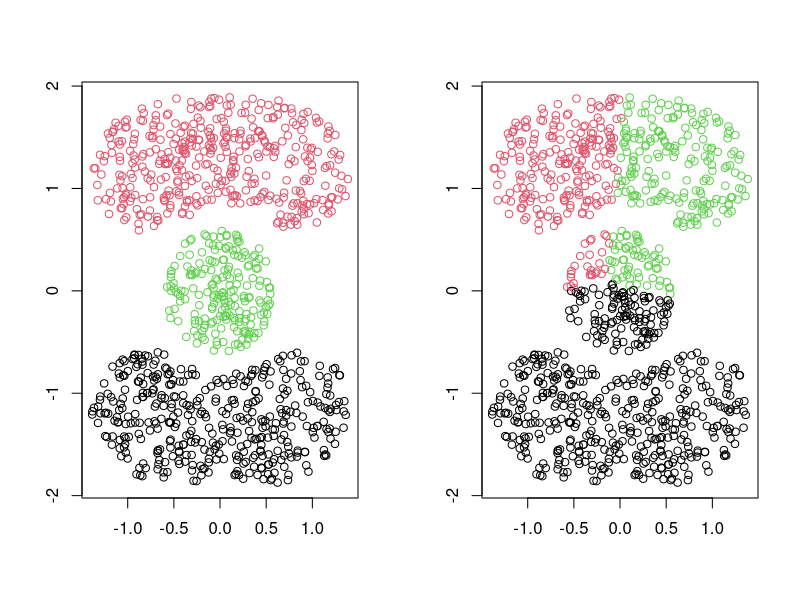
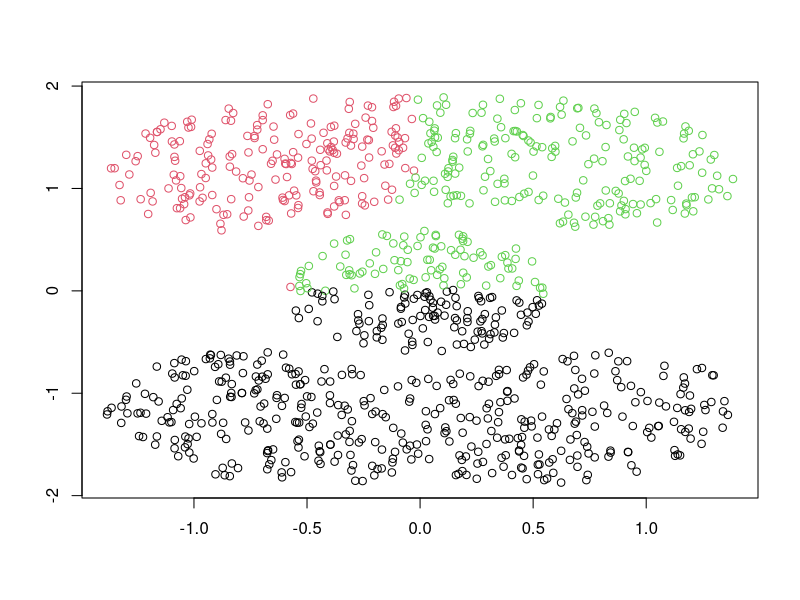
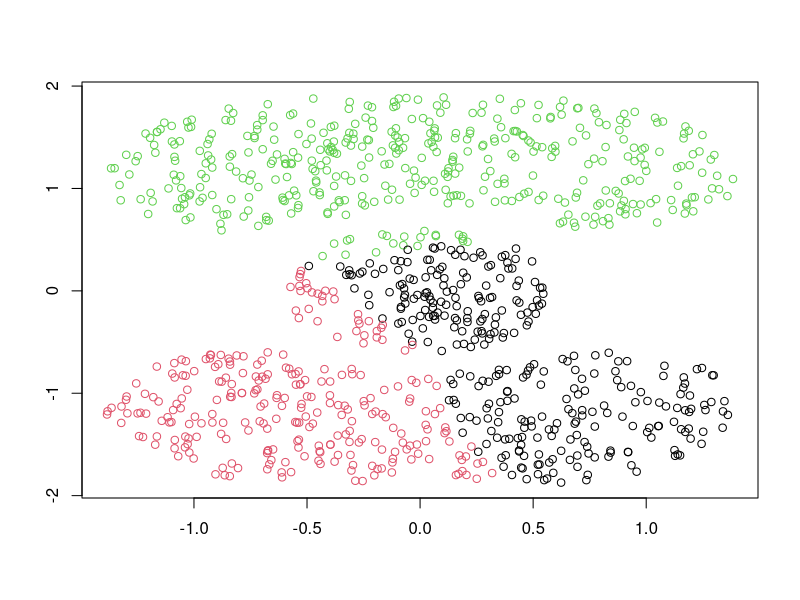
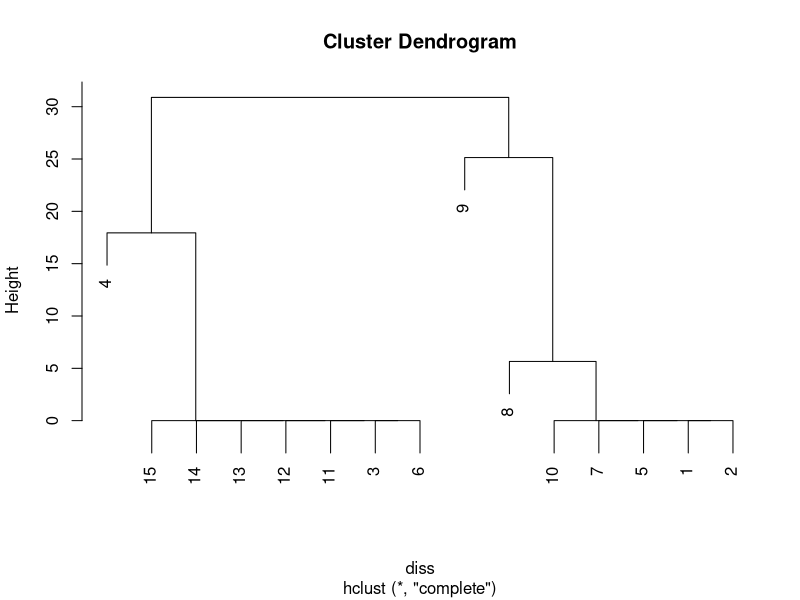
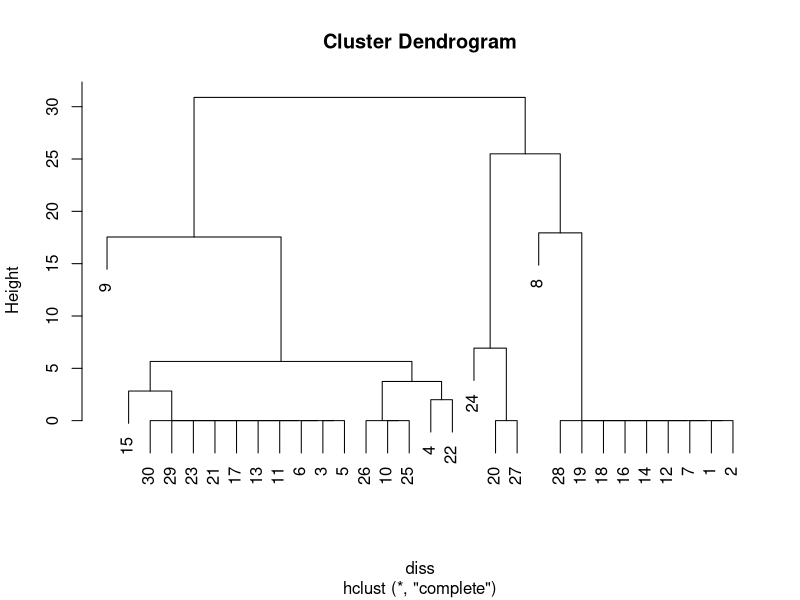
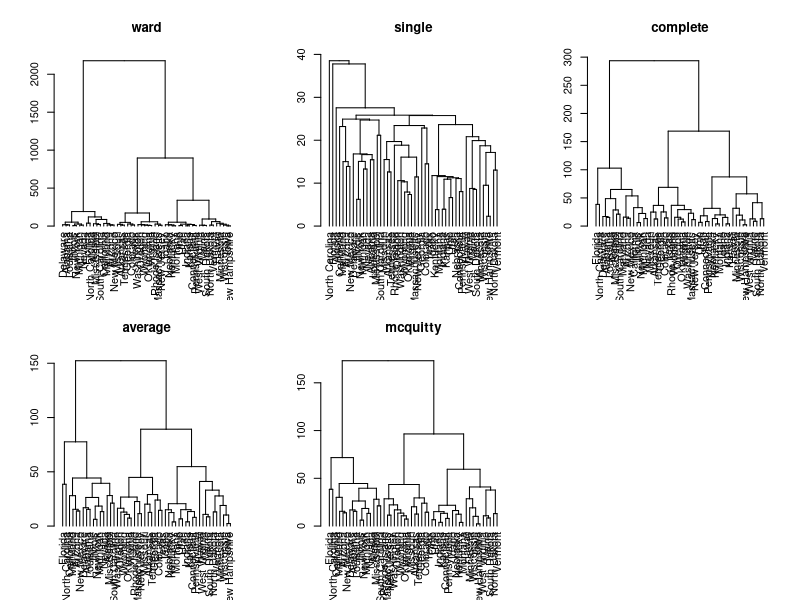
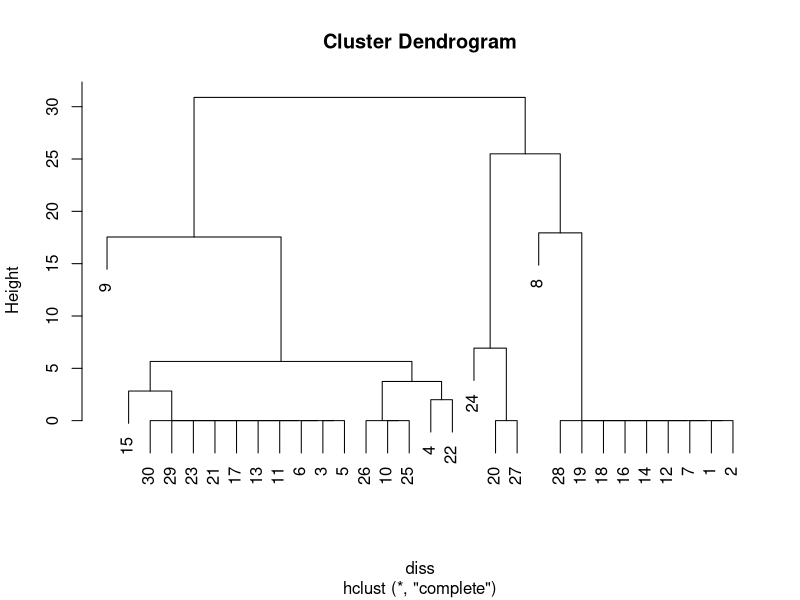
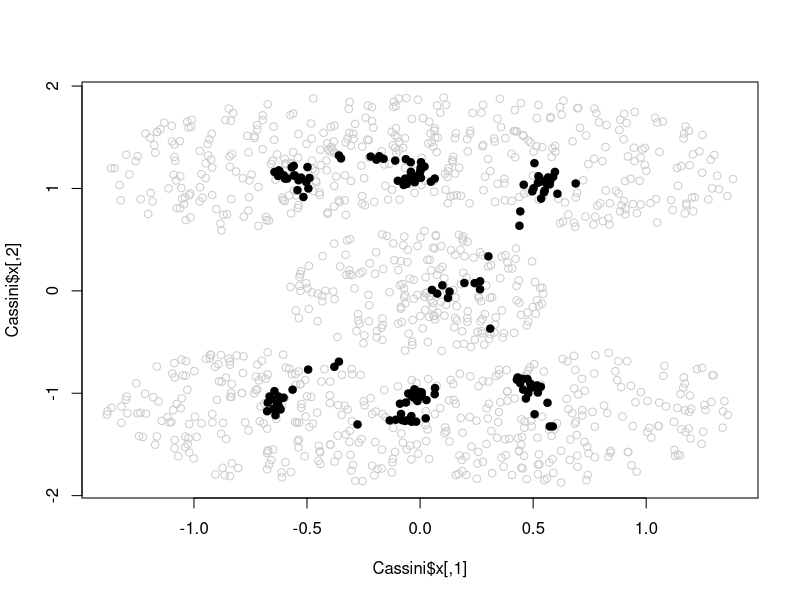

Reproduce these figures in R, in order.
print('Loading clue package')
library(clue)
print('... clue package loaded successfully')

library(quadprog)

test_1 <- function() {
    data("Cassini")
    op <- par(mfcol = c(1, 2))
    ## Plot the data set:
    plot(Cassini$x, col = as.integer(Cassini$classes),
         xlab = "", ylab = "")
    ## Create a "random" k-means partition of the data:
    set.seed(1234)
    party <- kmeans(Cassini$x, 3)
    ## And plot that.
    plot(Cassini$x, col = cl_class_ids(party),
         xlab = "", ylab = "")
    ## (We can see the problem ...)
    par(op)
}

test_2 <- function() {
    ## Load the consensus partitions.
    data("GVME_Consensus")
    ## Pick the partitions into 2 classes.
    GVME_Consensus_2 <- GVME_Consensus[1 : 4]
    ## Fuzziness using the Partition Coefficient.
    cl_fuzziness(GVME_Consensus_2)
    ## (Corresponds to 1 - F in the source.)
    ## Dissimilarities:
    cl_dissimilarity(GVME_Consensus_2)
    cl_dissimilarity(GVME_Consensus_2, method = "comem")
}

test_3 <- function() {
    ## Load the consensus partitions.
    data("Kinship82_Consensus")
    ## Fuzziness using the Partition Coefficient.
    cl_fuzziness(Kinship82_Consensus)
    ## (Corresponds to 1 - F in the source.)
    ## Dissimilarities:
    cl_dissimilarity(Kinship82_Consensus)
    cl_dissimilarity(Kinship82_Consensus, method = "comem")
}

test_4 <- function() {
    ## An ensemble of partitions.
    data("CKME")
    pens <- CKME[1 : 20]		# for saving precious time ...
    summary(c(cl_agreement(pens)))
    summary(c(cl_agreement(pens, method = "Rand")))
    summary(c(cl_agreement(pens, method = "diag")))
    cl_agreement(pens[1:5], pens[6:7], method = "NMI")
    ## Equivalently, using subscripting.
    cl_agreement(pens, method = "NMI")[1:5, 6:7]

    ## An ensemble of hierarchies.
    d <- dist(USArrests)
    hclust_methods <-
        c("ward", "single", "complete", "average", "mcquitty")
    hclust_results <- lapply(hclust_methods, function(m) hclust(d, m))
    names(hclust_results) <- hclust_methods 
    hens <- cl_ensemble(list = hclust_results)
    summary(c(cl_agreement(hens)))
    ## Note that the Euclidean agreements are *very* small.
    ## This is because the ultrametrics differ substantially in height:
    u <- lapply(hens, cl_ultrametric)
    round(sapply(u, max), 3)
    ## Rescaling the ultrametrics to [0, 1] gives:
    u <- lapply(u, function(x) (x - min(x)) / (max(x) - min(x)))
    shens <- cl_ensemble(list = lapply(u, as.cl_dendrogram))
    summary(c(cl_agreement(shens)))
    ## Au contraire ...
    summary(c(cl_agreement(hens, method = "cophenetic")))
    cl_agreement(hens[1:3], hens[4:5], method = "gamma")
}

test_5 <- function() {
    set.seed(1234)
    ## Run BagClust1 on the Cassini data.
    data("Cassini")
    party <- cl_bag(Cassini$x, 50, 3)
    plot(Cassini$x, col = cl_class_ids(party), xlab = "", ylab = "")
    ## Actually, using fuzzy c-means as a base learner works much better:
    if(require("e1071", quietly = TRUE)) {
        party <- cl_bag(Cassini$x, 20, 3, algorithm = "cmeans")
        plot(Cassini$x, col = cl_class_ids(party), xlab = "", ylab = "")
    }
}

test_6 <- function() {
    ## Study e.g. the effect of random kmeans() initializations.
    data("Cassini")
    pens <- cl_boot(Cassini$x, 15, 3)
    diss <- cl_dissimilarity(pens)
    summary(c(diss))
    plot(hclust(diss))
}

test_7 <- function() {
    ## Consensus partition for the Rosenberg-Kim kinship terms partition
    ## data based on co-membership dissimilarities.
    data("Kinship82")
    m1 <- cl_consensus(Kinship82, method = "GV3",
                       control = list(k = 3, verbose = TRUE))
    ## (Note that one should really use several replicates of this.)
    ## Value for criterion function to be minimized:
    sum(cl_dissimilarity(Kinship82, m1, "comem") ^ 2)
    ## Compare to the consensus solution given in Gordon & Vichi (2001).
    data("Kinship82_Consensus")
    m2 <- Kinship82_Consensus[["JMF"]]
    sum(cl_dissimilarity(Kinship82, m2, "comem") ^ 2)
    ## Seems we get a better solution ...
    ## How dissimilar are these solutions?
    cl_dissimilarity(m1, m2, "comem")
    ## How "fuzzy" are they?
    cl_fuzziness(cl_ensemble(m1, m2))
    ## Do the "nearest" hard partitions fully agree?
    cl_dissimilarity(as.cl_hard_partition(m1),
                     as.cl_hard_partition(m2))

    ## Consensus partition for the Gordon and Vichi (2001) macroeconomic
    ## partition data based on Euclidean dissimilarities.
    data("GVME")
    set.seed(1)
    ## First, using k = 2 classes.
    m1 <- cl_consensus(GVME, method = "GV1",
                       control = list(k = 2, verbose = TRUE))
    ## (Note that one should really use several replicates of this.)
    ## Value of criterion function to be minimized:
    sum(cl_dissimilarity(GVME, m1, "GV1") ^ 2)
    ## Compare to the consensus solution given in Gordon & Vichi (2001).
    data("GVME_Consensus")
    m2 <- GVME_Consensus[["MF1/2"]]
    sum(cl_dissimilarity(GVME, m2, "GV1") ^ 2)
    ## Seems we get a slightly  better solution ...
    ## But note that
    cl_dissimilarity(m1, m2, "GV1")
    ## and that the maximal deviation of the memberships is
    max(abs(cl_membership(m1) - cl_membership(m2)))
    ## so the differences seem to be due to rounding.
    ## Do the "nearest" hard partitions fully agree?
    table(cl_class_ids(m1), cl_class_ids(m2))

    ## And now for k = 3 classes.
    m1 <- cl_consensus(GVME, method = "GV1",
                       control = list(k = 3, verbose = TRUE))
    sum(cl_dissimilarity(GVME, m1, "GV1") ^ 2)
    ## Compare to the consensus solution given in Gordon & Vichi (2001).
    m2 <- GVME_Consensus[["MF1/3"]]
    sum(cl_dissimilarity(GVME, m2, "GV1") ^ 2)
    ## This time we look much better ...
    ## How dissimilar are these solutions?
    cl_dissimilarity(m1, m2, "GV1")
    ## Do the "nearest" hard partitions fully agree?
    table(cl_class_ids(m1), cl_class_ids(m2))
}

test_8 <- function() {
    ## An ensemble of partitions.
    data("CKME")
    pens <- CKME[1 : 30]
    diss <- cl_dissimilarity(pens)
    summary(c(diss))
    cl_dissimilarity(pens[1:5], pens[6:7])
    ## Equivalently, using subscripting.
    diss[1:5, 6:7]
    ## Can use the dissimilarities for "secondary" clustering
    ## (e.g. obtaining hierarchies of partitions):
    hc <- hclust(diss)
    plot(hc)

    ## Example from Boorman and Arabie (1972).
    P1 <- as.cl_partition(c(1, 2, 2, 2, 3, 3, 2, 2))
    P2 <- as.cl_partition(c(1, 1, 2, 2, 3, 3, 4, 4))
    cl_dissimilarity(P1, P2, "BA/A")
    cl_dissimilarity(P1, P2, "BA/C")

    ## Hierarchical clustering.
    d <- dist(USArrests)
    x <- hclust(d)
    cl_dissimilarity(x, d, "cophenetic")
    cl_dissimilarity(x, d, "gamma")
}

test_9 <- function() {
    d <- dist(USArrests)
    hclust_methods <-
        c("ward", "single", "complete", "average", "mcquitty")
    hclust_results <- lapply(hclust_methods, function(m) hclust(d, m))
    names(hclust_results) <- hclust_methods 
    ## Now create an ensemble from the results.
    hens <- cl_ensemble(list = hclust_results)
    hens
    ## Subscripting.
    hens[1 : 3]
    ## Replication.
    rep(hens, 3)
    ## Plotting.
    plot(hens, main = names(hens))
    ## And continue to analyze the ensemble, e.g.
    round(cl_dissimilarity(hens, method = "gamma"), 4)
}

test_10 <- function() {
    if(require("e1071", quietly = TRUE)) {
        ## Use an on-line version of fuzzy c-means from package e1071 if
        ## available.
        data("Cassini")
        pens <- cl_boot(Cassini$x, B = 15, k = 3, algorithm = "cmeans",
                        parameters = list(method = "ufcl"))
        pens
        summary(cl_fuzziness(pens, "PC"))
        summary(cl_fuzziness(pens, "PE"))
    }
}

test_11 <- function() {
    data("GVME")
    ## Look at the classes obtained for 1980:
    split(cl_object_names(GVME[["1980"]]), cl_class_ids(GVME[["1980"]]))
    ## Margins:
    x <- cl_margin(GVME[["1980"]])
    ## Add names, and sort:
    names(x) <- cl_object_names(GVME[["1980"]])
    sort(x)
    ## Note the "uncertainty" of assigning Egypt to the "intermediate" class
    ## of nations.
}

test_12 <- function() {
    ## An ensemble of partitions.
    data("CKME")
    pens <- CKME[1 : 20]
    m1 <- cl_medoid(pens)
    diss <- cl_dissimilarity(pens)
    require("cluster")
    m2 <- pens[[pam(diss, 1)$medoids]]
    ## Agreement of medoid consensus partitions.
    cl_agreement(m1, m2)
    ## Or, more straightforwardly:
    table(cl_class_ids(m1), cl_class_ids(m2))
}

test_13 <- function() {
    ## Getting the memberships of a single soft partition.
    d <- dist(USArrests)
    hclust_methods <-
        c("ward", "single", "complete", "average", "mcquitty")
    hclust_results <- lapply(hclust_methods, function(m) hclust(d, m))
    names(hclust_results) <- hclust_methods 
    ## Now create an ensemble from the results.
    hens <- cl_ensemble(list = hclust_results)
    ## And add the results of agnes and diana.
    require("cluster")
    hens <- c(hens, list(agnes = agnes(d), diana = diana(d)))
    ## Create a dissimilarity object from this.
    d1 <- cl_dissimilarity(hens)
    ## And compute a soft partition.
    party <- fanny(d1, 2)
    round(cl_membership(party), 5)
    ## The "nearest" hard partition to this:
    as.cl_hard_partition(party)
    ## (which has the same class ids as cl_class_ids(party)).

    ## Extracting the memberships from the elements of an ensemble of
    ## partitions.
    pens <- cl_boot(USArrests, 30, 3)
    pens
    mems <- lapply(pens, cl_membership)
    ## And turning these raw memberships into an ensemble of partitions.
    pens <- cl_ensemble(list = lapply(mems, as.cl_partition))
    pens
    pens[[length(pens)]]
}

test_14 <- function() {
    data("Kinship82")
    party <- cl_pam(Kinship82, 3, "symdiff")
    ## Compare results with tables 5 and 6 in Gordon & Vichi (1998).
    party
    lapply(cl_prototypes(party), cl_classes)
    table(cl_class_ids(party))
}

test_15 <- function() {
    ## Use a precomputed ensemble of 50 k-means partitions of the
    ## Cassini data.
    data("CKME")
    CKME <- CKME[1 : 30]		# for saving precious time ...
    diss <- cl_dissimilarity(CKME)
    hc <- hclust(diss)
    plot(hc)
    ## This suggests using a partition with three classes, which can be
    ## obtained using cutree(hc, 3).  Could use cl_consensus() to compute
    ## prototypes as the least squares consensus clusterings of the classes,
    ## or alternatively:
    set.seed(123)
    x1 <- cl_pclust(CKME, 3, m = 1)
    x2 <- cl_pclust(CKME, 3, m = 2)
    ## Agreement of solutions.
    cl_dissimilarity(x1, x2)
    table(cl_class_ids(x1), cl_class_ids(x2))
}

test_16 <- function() {
    ## Run kmeans on a random subset of the Cassini data, and predict the
    ## memberships for the "test" data set.
    data("Cassini")
    nr <- NROW(Cassini$x)
    ind <- sample(nr, 0.9 * nr, replace = FALSE)
    party <- kmeans(Cassini$x[ind, ], 3)
    table(cl_predict(party, Cassini$x[-ind, ]),
          Cassini$classes[-ind])
}

test_17 <- function() {
    ## Show how prototypes ("centers") vary across k-means runs on
    ## bootstrap samples from the Cassini data.
    data("Cassini")
    nr <- NROW(Cassini$x)
    out <- replicate(50,
                     { kmeans(Cassini$x[sample(nr, replace = TRUE), ], 3) },
                     simplify = FALSE)
    ## Plot the data points in light gray, and the prototypes found.
    plot(Cassini$x, col = gray(0.8))
    points(do.call("rbind", lapply(out, cl_prototypes)), pch = 19)
}

test_18 <- function() {
    data("Kinship82")
    tab <- cl_tabulate(Kinship82)
    ## The counts:
    tab$counts
    ## The most frequent partition:
    tab$values[[which.max(tab$counts)]]
}

test_19 <- function() {
    hc <- hclust(dist(USArrests))
    u <- cl_ultrametric(hc)
    ## Subscripting.
    u[1 : 5, 1 : 5]
    u[1 : 5, 6 : 7]
    ## Plotting.
    plot(u)
}

test_20 <- function() {
    data("Phonemes")
    ## Note that the Phonemes data set has the consonant misclassification
    ## probabilities, i.e., the similarities between the phonemes.
    d <- as.dist(1 - Phonemes)
    ## Find the maximal dominated and miminal dominating ultrametrics by
    ## hclust() with single and complete linkage:
    y1 <- hclust(d, "single")
    y2 <- hclust(d, "complete")
    ## Note that these are quite different:
    cl_dissimilarity(y1, y2, "gamma")
    ## Now find the L2 optimal members of the respective dendrogram
    ## equivalence classes.
    u1 <- ls_fit_ultrametric_target(d, y1)
    u2 <- ls_fit_ultrametric_target(d, y2)
    ## Compute the L2 optimal ultrametric approximation to d.
    u <- ls_fit_ultrametric(d)
    ## And compare ...
    cl_dissimilarity(cl_ensemble(Opt = u, Single = u1, Complete = u2), d)
    ## The solution obtained via complete linkage is quite close:
    cl_agreement(u2, u, "cophenetic")
}

test_21 <- function() {
    hcl <- hclust(dist(USArrests))
    is.cl_dendrogram(hcl)
    is.cl_hierarchy(hcl)
}

test_22 <- function() {
    ## Two simple partitions of 7 objects.
    A <- as.cl_partition(c(1, 1, 2, 3, 3, 5, 5))
    B <- as.cl_partition(c(1, 2, 2, 3, 4, 5, 5))
    ## These disagree on objects 1-3, A splits objects 4 and 5 into
    ## separate classes.  Objects 6 and 7 are always in the same class.
    (A <= B) || (B <= A)
    ## (Neither partition is finer than the other.)
    cl_meet(A, B)
    cl_join(A, B)
    ## Meeting with the lumper (greatest) or joining with the splitter
    ## (least) partition does not make a difference: 
    C_lumper <- as.cl_partition(rep(1, n_of_objects(A)))
    cl_meet(cl_ensemble(A, B, C_lumper))
    C_splitter <- as.cl_partition(seq_len(n_of_objects(A)))
    cl_join(cl_ensemble(A, B, C_splitter))
    ## Another way of computing the join:
    range(A, B, C_splitter)$max
}

test_23 <- function() {
    ## Least squares fit of an ultrametric to the Miller-Nicely consonant
    ## phoneme confusion data.
    data("Phonemes")
    ## Note that the Phonemes data set has the consonant misclassification
    ## probabilities, i.e., the similarities between the phonemes.
    d <- as.dist(1 - Phonemes)
    u <- ls_fit_ultrametric(d, control = list(verbose = TRUE))
    ## Cophenetic correlation:
    cor(d, u)
    ## Plot:
    plot(u)
    ## ("Basically" the same as Figure 1 in de Soete (1984b).)
}

test_24 <- function() {
    data("Cassini")
    party <- kmeans(Cassini$x, 3)
    n_of_classes(party)
    ## A simple confusion matrix:
    table(cl_class_ids(party), Cassini$classes)
    ## For an "oversize" membership matrix representation:
    n_of_classes(cl_membership(party, 6))
}

test_25 <- function() {
    data("Cassini")
    pcl <- kmeans(Cassini$x, 3)
    n_of_objects(pcl)
    hcl <- hclust(dist(USArrests))
    n_of_objects(hcl)
}

test_26 <- function() {
    data("Cassini")
    pcl <- kmeans(Cassini$x, 3)
    is.cl_partition(pcl)
    is.cl_hard_partition(pcl)
    is.cl_soft_partition(pcl)
}

test_27 <- function() {
    x <- matrix(c(5, 1, 4, 3, 5, 2, 2, 4, 4), nrow = 3)
    solve_LSAP(x)
    solve_LSAP(x, maximum = TRUE)
    ## To get the optimal value (for now):
    y <- solve_LSAP(x)
    sum(x[cbind(seq_along(y), y)])
}

print("Running test_1")
test_1()

print("Running test_2")
test_2()

print("Running test_3")
test_3()

print("Running test_4")
test_4()

print("Running test_5")
test_5()

print("Running test_6")
test_6()

print("Running test_7")
test_7()

print("Running test_8")
test_8()

print("Running test_9")
test_9()

print("Running test_10")
test_10()

print("Running test_11")
test_11()

print("Running test_12")
test_12()

print("Running test_13")
test_13()

print("Running test_14")
test_14()

print("Running test_15")
test_15()

print("Running test_16")
test_16()

print("Running test_17")
test_17()

print("Running test_18")
test_18()

print("Running test_19")
test_19()

print("Running test_20")
test_20()

print("Running test_21")
test_21()

print("Running test_22")
test_22()

print("Running test_23")
test_23()

print("Running test_24")
test_24()

print("Running test_25")
test_25()

print("Running test_26")
test_26()

print("Running test_27")
test_27()
